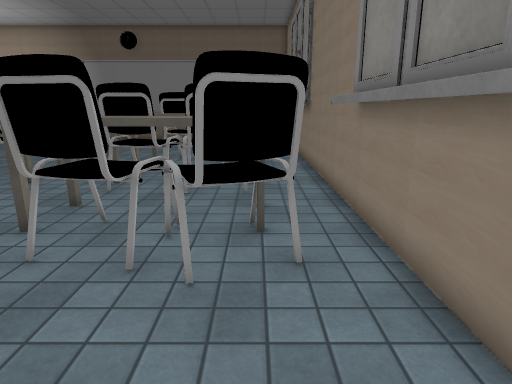
view 1 (above)

21 first-person views from a walk through a scene from a Unity 3-D project. The camera is 1.5 m above the floor, tilts 14° down and sees 75° across. The floor is counted in squares, 0.56 m on a side. Each view is taken from the middle of a square. On the plan, view 1 faces up. The plan holds only what a view shows up to about 20 squares ahead; the rest is blank. The player is left out. Some surface patterns are stand-ins.

view 2
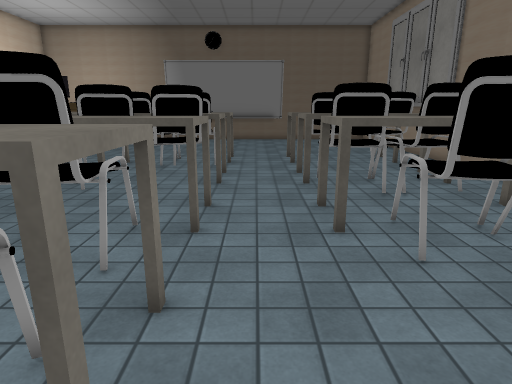

view 3
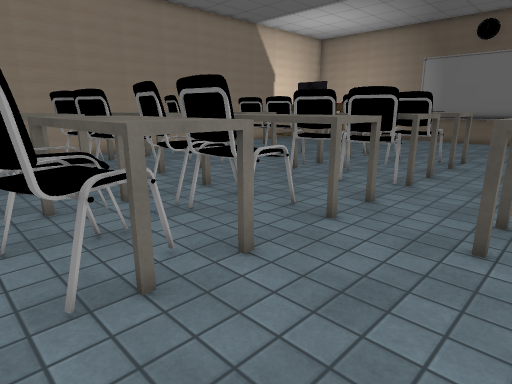

view 4
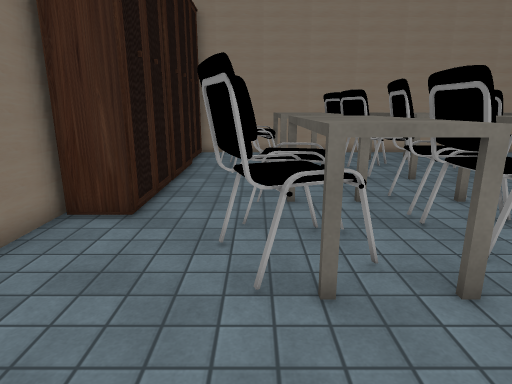

view 5
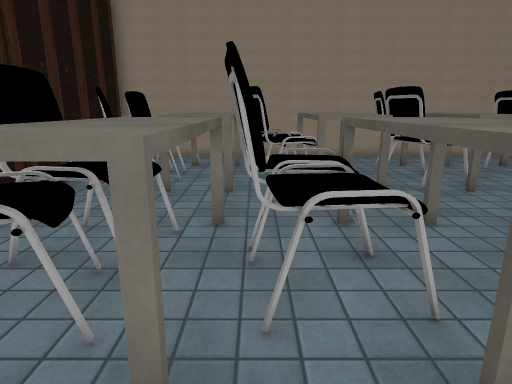

view 6
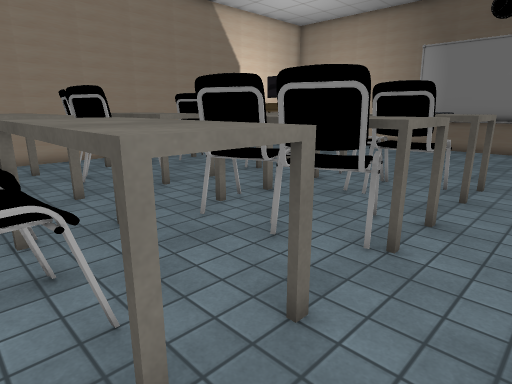

view 7
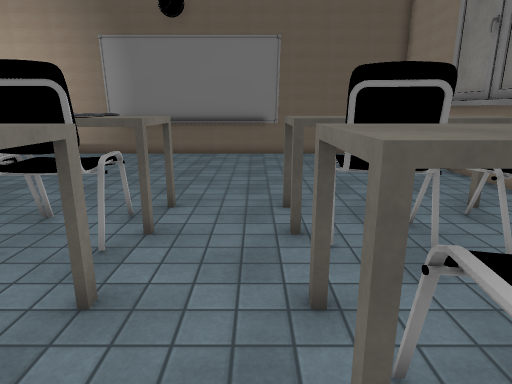

view 8
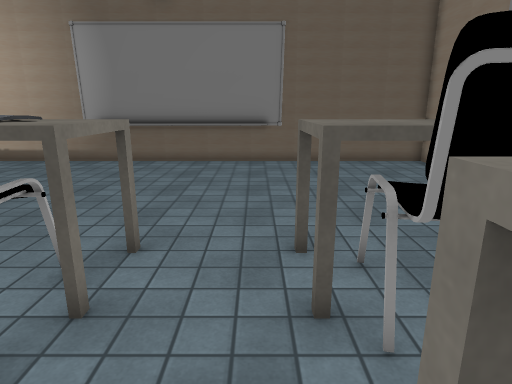

view 9
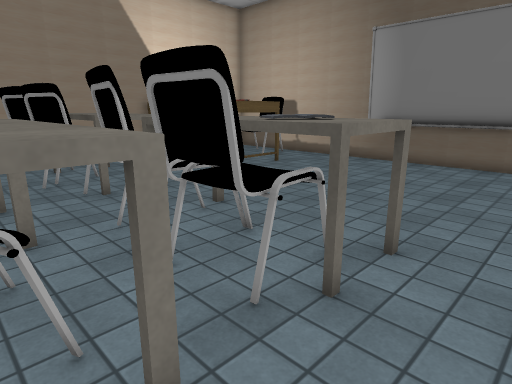

view 10
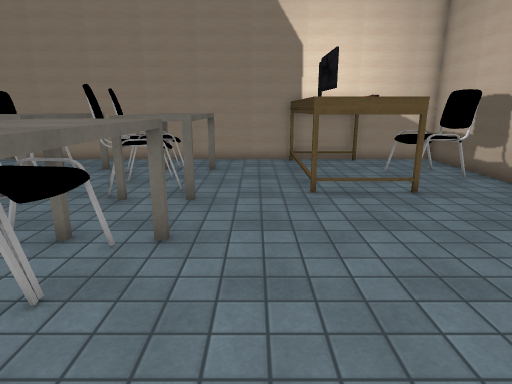

view 11
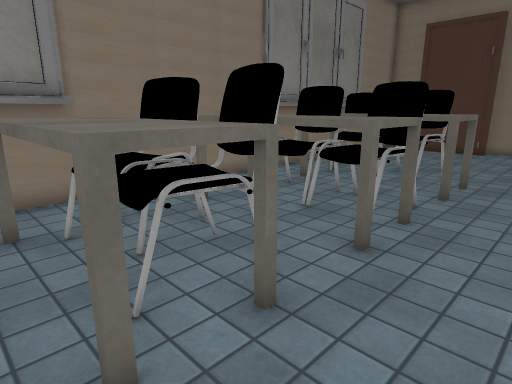

view 12
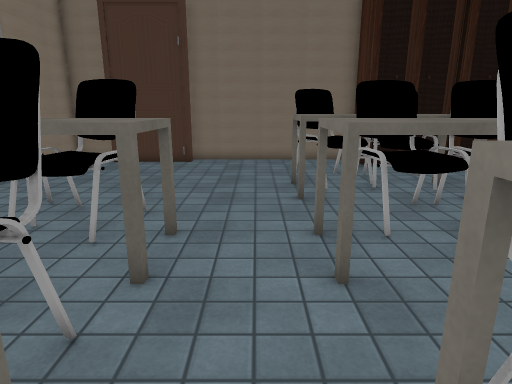

view 13
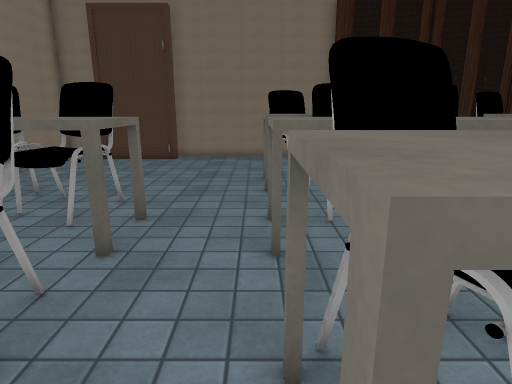

view 14
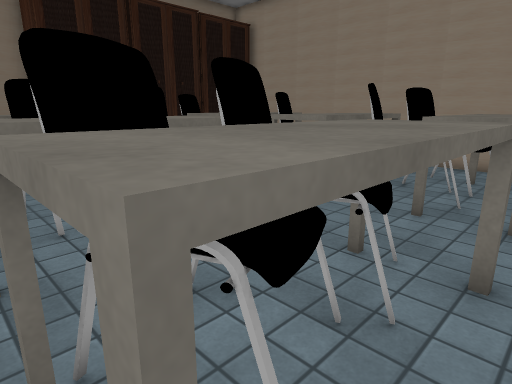

view 15
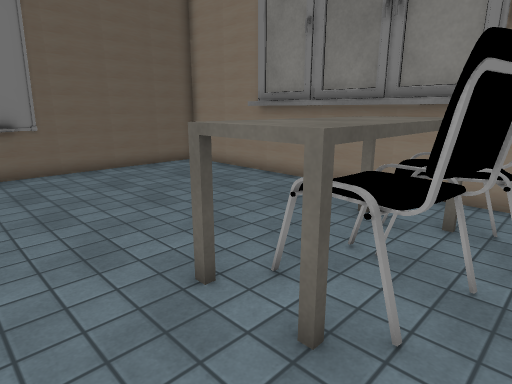

view 16
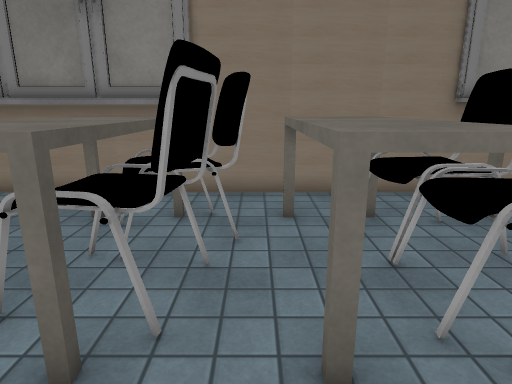

view 17
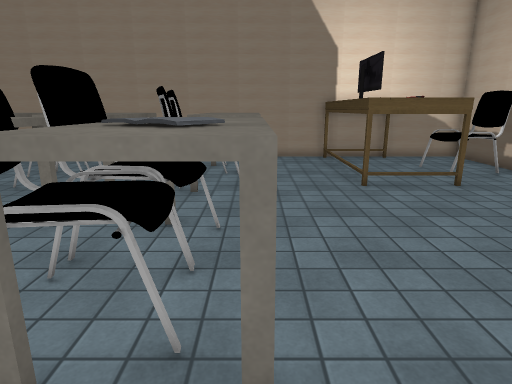

view 18
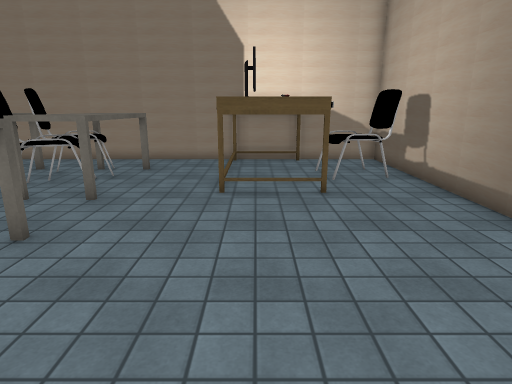

view 19
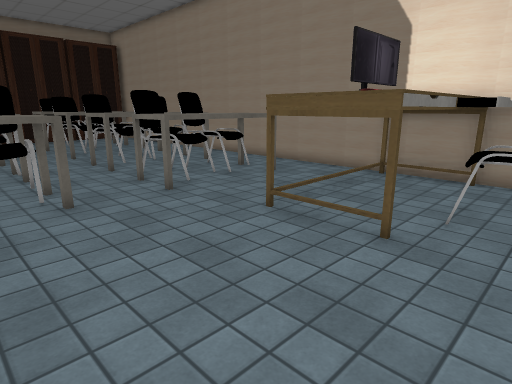

view 20
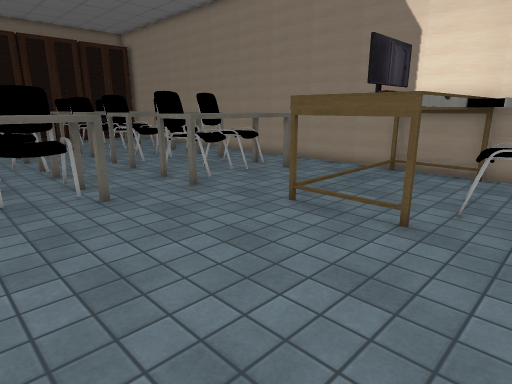

view 21
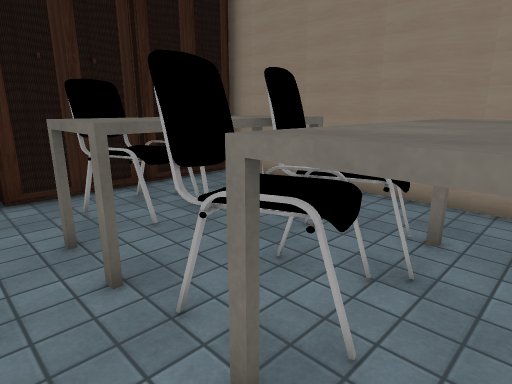

### Floor plan
Key: @ floor where view 1 was taken; # wall or solid block; . floor; ^ raised ledge; O other object.
Columns run from 25 left of view 1 to 3 right of it. Each row starts with its distance up from view 1.
 30 #############################
 29 #..OOO......................#
 28 #..OOO......................#
 27 # OOOOO.....................#
 26 #OOOOOOO....................#
 25 #      O...................##
 24 #      O...................#
 23 #OOOOOOO...................#
 22 #..........................#
 21 #..........................#
 20 #..........................#
 19 #..^^^^^^...^^^#^...^^^^^^.#
 18 #..^^^^^^..^^^^OO^..^^^^^^.##
 17 #..OOOOOO...OOO#O...^OOOOO.##
 16 #...OOOOO...OOOOO....OOOOO..#
 15 #...O........O.O........O...#
 14 #..^^^^^^..^^^^^^^..^^^^^^..#
 13 #..^^^^^^..^^^^^^^..^^^^^^..#
 12 #..OOOOO^...OOOOO...OOOOOO..#
 11 #..OOOOOO...OOOOO...OOOOOO..#
 10 #...OOOOO...........OOOOO...#
  9 #..^^^^^^...^^^^^...^^^^^^.##
  8 #..^^^^^^..^^^^^^^..^^^^ ^.##
  7 #..^OOOO^..OOOOO^...^OOOOO.#
  6 #..OOOOOO..OOOOO.....OOOOOO#
  5 #...OOOOO..OOOOO.....OOOOOO#
  4 #..^O^^^^...^^^^^..........#
  3 #.. ^^ ^^..^^^^^^^.........#
  2 #..O OOO^...OOOOO..........#
  1 #..  O O....OOOOO..........
  0 #..OOO O.......OO........@. #
 -1 #.....O.................... #
 -2 ##############............. #
 -3     #       ##.......#####  #
 -4             ##########    ###

Where each view was taken, in squares from view 1:
view 1: 0 up, 0 right, facing up
view 2: 0 up, 7 left, facing up
view 3: 0 up, 4 left, facing up-left
view 4: 1 up, 4 left, facing left
view 5: 5 up, 6 left, facing left
view 6: 6 up, 6 left, facing up-left
view 7: 10 up, 6 left, facing up
view 8: 13 up, 6 left, facing up
view 9: 13 up, 6 left, facing up-left
view 10: 21 up, 7 left, facing left
view 11: 20 up, 8 left, facing down-right
view 12: 14 up, 7 left, facing down
view 13: 15 up, 8 left, facing down
view 14: 15 up, 8 left, facing down-left
view 15: 15 up, 8 left, facing up-right
view 16: 15 up, 8 left, facing right
view 17: 19 up, 6 left, facing left
view 18: 24 up, 7 left, facing left
view 19: 29 up, 11 left, facing down-left
view 20: 29 up, 10 left, facing down-left
view 21: 9 up, 15 left, facing down-left
